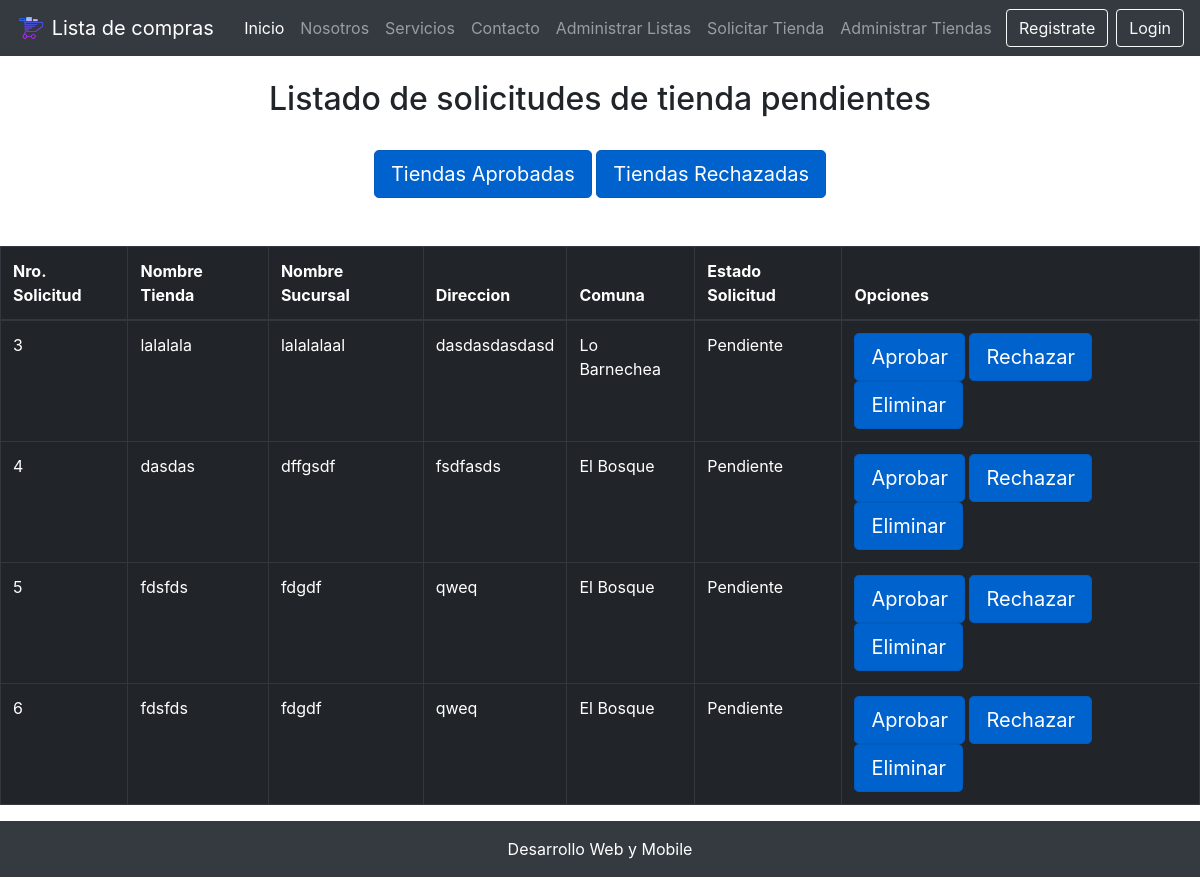
Page /listar_solicitud/ on the earlier database version.
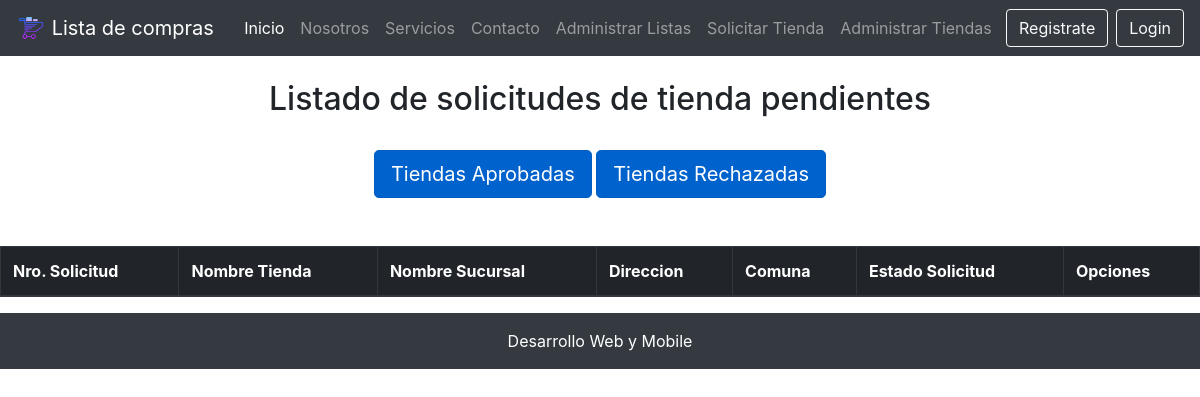
Same page on the later database version.
### core/models.py (models this page shows, shortened)
class Tienda(models.Model):
    nombre = models.CharField(max_length=50)
    nombre_sucursal = models.CharField(max_length=50, null=True, verbose_name="Nombre Sucursal")
    direccion = models.CharField(max_length=50)
    comuna = models.ForeignKey(Comuna, on_delete=models.CASCADE)
    estado_tienda = models.ForeignKey(EstadoTienda, on_delete=models.CASCADE, verbose_name="Estado Tienda")

class Comuna(models.Model):
    nombre = models.CharField(max_length=60)
    region = models.ForeignKey(Region, on_delete=models.CASCADE)

class EstadoTienda(models.Model):
    nombre = models.CharField(max_length=30, verbose_name="Estado Tienda")

### core/views.py (the view)
# urls.py: path('listar_solicitud/', listar_solicitud, name="listar_solicitud"),
def listar_solicitud(request):
    pendientes = Tienda.objects.filter(estado_tienda=1)
    return render(request, 'core/listar_solicitud.html', {
        'pendientes':pendientes
    })

### core/templates/core/listar_solicitud.html (shortened to what this page needs)
{% extends "core/base.html" %}
{% block contenido %}
<br>
<h2 class="text-center">Listado de solicitudes de tienda pendientes</h2>
<br>
<div class="row">
    <div class="col-12 text-center">
        <a href="{% url 'tiendas_aprobadas' %}" class="btn btn-primary btn-lg active" role="button" aria-pressed="true">Tiendas Aprobadas</a>
        <a href="{% url 'tiendas_rechazadas' %}" class="btn btn-primary btn-lg active" role="button" aria-pressed="true">Tiendas Rechazadas</a>
    </div>
</div>
<br>
<br>
<div class="table-responsive">
    <table class="table table-dark table-bordered table-hover table-condensed">
        <thead>
            <tr>
                <th>Nro. Solicitud</th>
                <th>Nombre Tienda</th>
                <th>Nombre Sucursal</th>
                <th>Direccion</th>
                <th>Comuna</th>
                <th>Estado Solicitud</th>
                <th>Opciones</th>
            </tr>
        </thead>
        <tbody>
            {% for p in pendientes %}
            <tr>
                <td>{{ p.id }}</td>
                <td>{{ p.nombre }}</td>
                <td>{{ p.nombre_sucursal }}</td>
                <td>{{ p.direccion }}</td>
                <td>{{ p.comuna.nombre }}</td>
                <td>{{ p.estado_tienda.nombre }}</td>
                <td>
                    <a class="btn btn-primary btn-lg active" href="{% url 'aprobar_solicitud' p.id %}">Aprobar</a>
                    <a class="btn btn-primary btn-lg active" href="{% url 'rechazar_solicitud' p.id %}">Rechazar</a>
                    <a class="btn btn-primary btn-lg active" href="{% url 'eliminar_solicitud' p.id %}">Eliminar</a>
                </td>
            </tr>
            {% endfor %}
        </tbody>
    </table>
</div>
{% endblock contenido %}

Differences in the rows shown:
removed Tienda: id "3", nombre "lalalala", nombre_sucursal "lalalalaal", direccion "dasdasdasdasd", comuna.nombre "Lo Barnechea", estado_tienda.nombre "Pendiente"
removed Tienda: id "4", nombre "dasdas", nombre_sucursal "dffgsdf", direccion "fsdfasds", comuna.nombre "El Bosque", estado_tienda.nombre "Pendiente"
removed Tienda: id "5", nombre "fdsfds", nombre_sucursal "fdgdf", direccion "qweq", comuna.nombre "El Bosque", estado_tienda.nombre "Pendiente"
removed Tienda: id "6", nombre "fdsfds", nombre_sucursal "fdgdf", direccion "qweq", comuna.nombre "El Bosque", estado_tienda.nombre "Pendiente"
